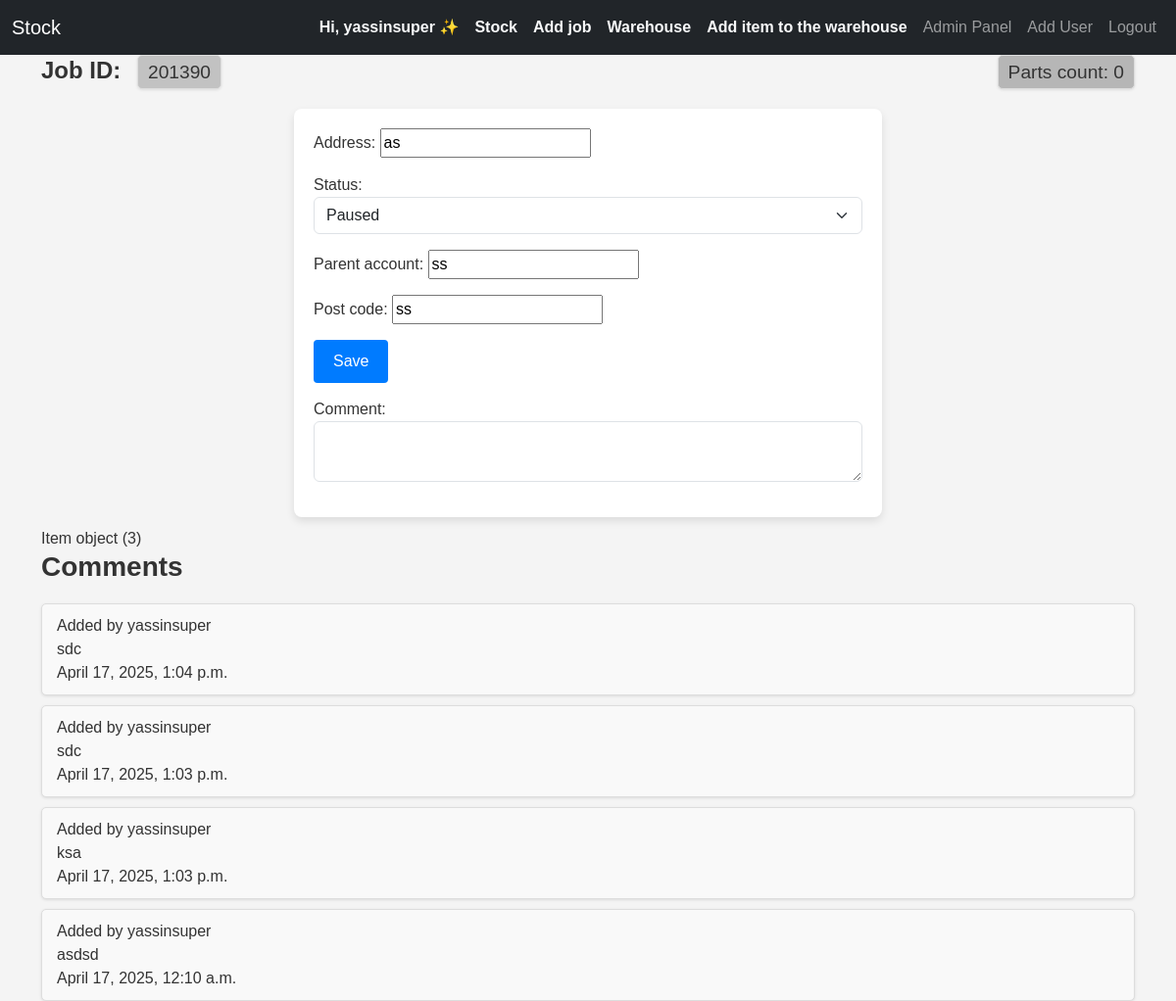
The app's page /job/201390/ (signed in), older data.
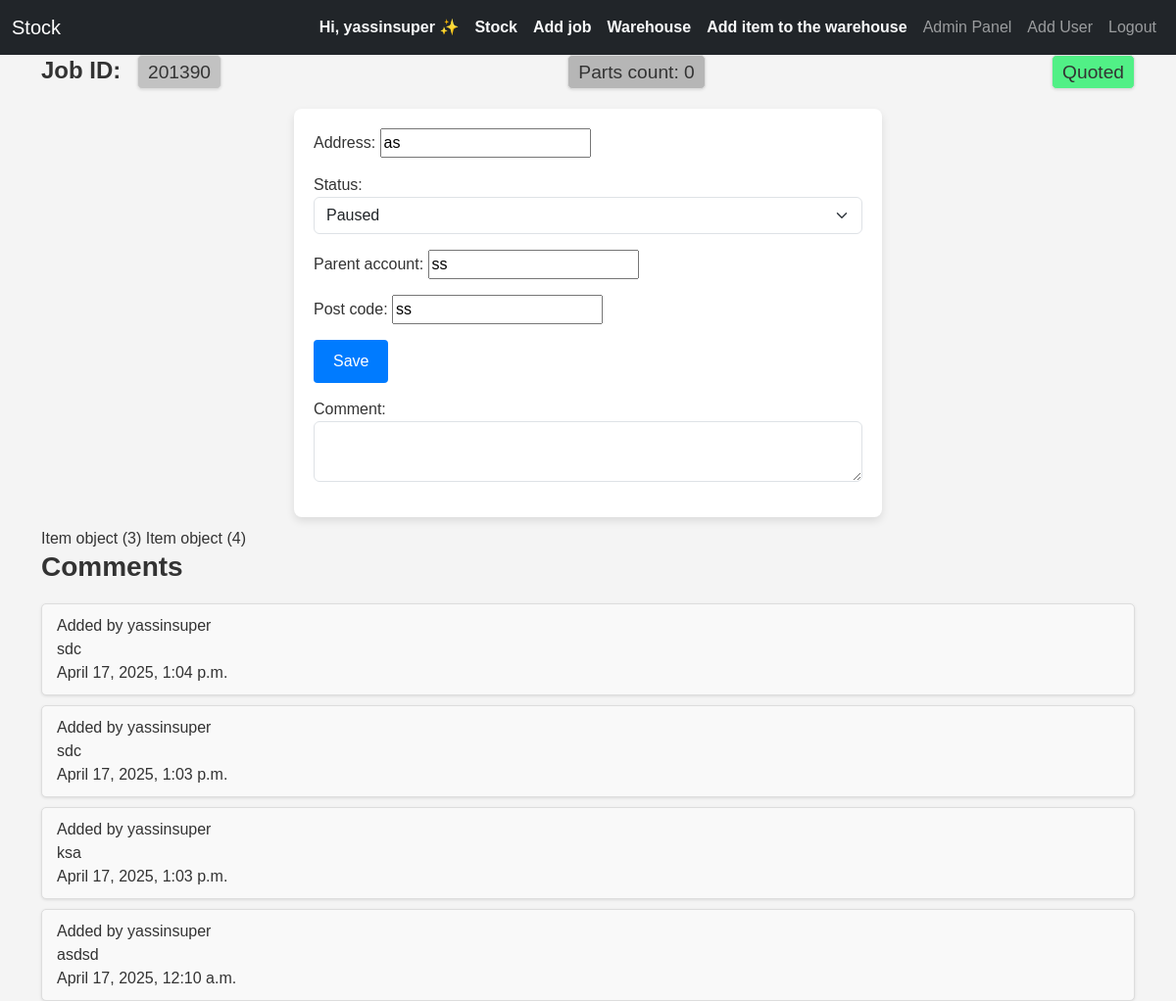
The same page, newer data.
### inventory/models.py (models this page shows, shortened)
class Item(models.Model):
    CHOICES=[
        ('ordered', 'Ordered'),
        ('arrived', 'Arrived'),
        ('not_ordered','Not ordered'),
    ]
    job = models.ForeignKey(
        Job,
        on_delete=models.CASCADE,
        null=True,
        blank=True,
        related_name="items"
    )
    name=models.CharField(max_length=70)
    part_number=models.TextField(max_length=30)
    price=models.DecimalField(max_digits=10, decimal_places=2)
    supplier=models.CharField(max_length=70)
    status=models.CharField(max_length=20,choices=CHOICES,default="not_ordered")
    company=models.ForeignKey(Company,on_delete=models.CASCADE,related_name="item_company")
    added_date=models.DateTimeField(auto_now_add=True)
    added_by=models.ForeignKey(CustomUser, on_delete=models.DO_NOTHING, null=True, blank=True, related_name="added_by_user")
    is_warehouse_item=models.BooleanField(default=False)
    warehouse_quantity=models.PositiveSmallIntegerField(default=0)
    job_quantity=models.PositiveSmallIntegerField(default=0)
    arrived_quantity=models.PositiveSmallIntegerField(default=0)
    is_used=models.BooleanField(default=False)

class Comment(models.Model):
    content_type = models.ForeignKey(ContentType, on_delete=models.CASCADE)  # Reference to the model (Job or Item)
    object_id = models.PositiveIntegerField()  # ID of the related object
    company=models.ForeignKey(Company, on_delete=models.CASCADE,related_name="comment_company")
    content_object = GenericForeignKey('content_type', 'object_id','company')  # Generic relationship
    comment = models.TextField(null=True, blank=True)
    added_date = models.DateTimeField(auto_now_add=True)
    added_by = models.ForeignKey(CustomUser, on_delete=models.DO_NOTHING, null=False, blank=False, related_name="added_by")
    class Meta:
        ordering = ['-added_date']
    def __str__(self):
        return self.comment#[:20] + "..." if len(self.comment) > 20 else self.comment

class CustomUser(AbstractUser):
    company = models.ForeignKey(Company, on_delete=models.CASCADE, null=True, blank=True, related_name="employeees")
    email = models.EmailField(unique=True)
    username = models.CharField(max_length=90, unique=False)
    groups = models.ManyToManyField('auth.Group', related_name='users')
    REQUIRED_FIELDS = ['username',]
    USERNAME_FIELD = 'email'
    class Meta:
        verbose_name_plural = 'users'
        ordering = ['id']

### inventory/views.py (the view, shortened to what this page needs)
# urls.py: path('job/<int:pk>/',views.update_job,name='update_job'),
@login_required
def update_job(request, pk):
    job=Job.objects.filter(company=request.user.company).get(job_id=pk)
    items=Item.objects.filter(company=request.user.company,job=job)
    items_count=0
    for item in items:
        items_count+=item.job_quantity
    form = JobForm(instance=job,updating=True,)
    comments_form=CommentForm(initial={
        'content_type': ContentType.objects.get_for_model(Job),
        'object_id': job.job_id,
        'company': request.user.company,
        })
    comments = Comment.objects.filter(content_type=ContentType.objects.get_for_model(Job), object_id=job.job_id,company=request.user.company)
    context={'form': form,'job':job,'comments_form':comments_form,'comments':comments,'items':items,'items_count':items_count}
    return render(request, 'inventory/job_update.html', context)

### inventory/forms.py
class CommentForm(forms.ModelForm):
    class Meta:
        model = Comment
        fields = ['comment', 'content_type', 'object_id']
        widgets = {
            'comment': forms.Textarea(attrs={'rows': 2, 'class': 'form-control'}),
            'content_type': forms.HiddenInput(),
            'object_id': forms.HiddenInput(),
            'company': forms.HiddenInput(),
        }

### inventory/templatetags/custom_tags.py (called while the page is built)
@register.filter
def is_admin(user):
    if user.groups.filter(name='Admin').exists() or user.company.owner==user:
        return True
    return False

@register.filter
def is_owner(user):
    if user.is_authenticated and user.company.owner==user:
        return True
    return False

### templates/inventory/job_update.html (shortened to what this page needs)
{% extends 'inventory/base.html' %}
{% load static %}
{% block body %}
  <h2 style="margin-bottom: 20px; font-size: 1.5rem; font-weight: bold; display: flex; justify-content: space-between; align-items: center;">
    <span>
      Job ID:
      <span style="
        display: inline-block;
        padding: 5px 10px;
        margin-left: 10px;
        font-size: 1.2rem;
        font-weight: normal;
        color: #333;
        background-color: rgba(182, 182, 182, 0.79);
        border: 1px solid #ddd;
        border-radius: 5px;
        box-shadow: 0 1px 3px rgba(0, 0, 0, 0.1);
      ">{{ job.job_id }}</span>
    </span>
    <span style="
        display: inline-block;
        padding: 5px 10px;
        font-size: 1.2rem;
        font-weight: normal;
        color: #333;
        background-color: rgb(182, 182, 182);
        border: 1px solid #ddd;
        border-radius: 5px;
        box-shadow: 0 1px 3px rgba(0, 0, 0, 0.1);
      ">Parts count: {{ items_count }}</span>
    {% if job.quoted %}
      <span style="
        display: inline-block;
        padding: 5px 10px;
        font-size: 1.2rem;
        font-weight: normal;
        color: #333;
        background-color: rgba(39, 240, 106, 0.79);
        border: 1px solid #ddd;
        border-radius: 5px;
        box-shadow: 0 1px 3px rgba(0, 0, 0, 0.1);
      ">Quoted</span>
    {% endif %}
  </h2>
  <section class="form-section">
    <form action="" method="POST" enctype="multipart/form-data" class="form-container">
      <div class="form-group">{{ form.as_p }}</div>
      <div class="form-group">
        <button type="submit" class="btn-submit">Save</button>
      </div>
      <section class="form-section">
        <div class="form-group">{{ comments_form.as_p }}</div>
      </section>
    </form>
  </section>
  {% for item in items %}
    {{ item }}
  {% endfor %}
  <section>
    <h3>Comments</h3>
    <div class="comments-container">
      {% for comment in comments %}
        <div class="comment-card">
          <span>Added by {{ comment.added_by.username }}</span>
          <p>{{ comment }}</p>
          <span>{{ comment.added_date }}</span>
        </div>
      {% empty %}
        <p>No comments available.</p>
      {% endfor %}
    </div>
  </section>
{% endblock %}

Row changes from the older to the newer data that the page shows:
changed Job "as": quoted False → True (drawn)
added Item: id "Item object (4)"
Text that changed along with them:
text now shown: "Quoted"
